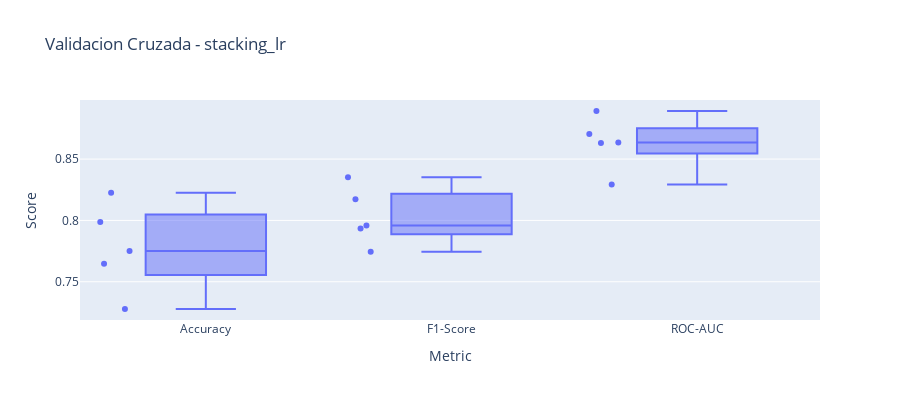

Notebook code for this chart:
### Code cell
# Visualizar los resultados de validacion cruzada
cv_data = {
    'Fold': list(range(1, 6)) * 3,
    'Score': list(cv_scores_accuracy) + list(cv_scores_f1) + list(cv_scores_roc_auc),
    'Metric': ['Accuracy'] * 5 + ['F1-Score'] * 5 + ['ROC-AUC'] * 5
}

cv_df = pd.DataFrame(cv_data)

fig = px.box(
    cv_df, 
    x='Metric', 
    y='Score',
    points='all',
    title=f"Validacion Cruzada - {best_ensemble_name}",
    height=400
)

fig.show()

print("La validacion cruzada muestra la consistencia del modelo en diferentes particiones de los datos.")

### Figure 1 — Plotly figure (JSON) as saved in the notebook; plotly's stock layout.template omitted (floating-point values rounded to 4 significant figures)
{"data": [{"alignmentgroup": "True", "boxpoints": "all", "hovertemplate": "Metric=%{x}<br>Score=%{y}<extra></extra>", "legendgroup": "", "marker": {"color": "#636efa"}, "name": "", "notched": false, "offsetgroup": "", "orientation": "v", "showlegend": false, "type": "box", "x": ["Accuracy", "Accuracy", "Accuracy", "Accuracy", "Accuracy", "F1-Score", "F1-Score", "F1-Score", "F1-Score", "F1-Score", "ROC-AUC", "ROC-AUC", "ROC-AUC", "ROC-AUC", "ROC-AUC"], "x0": " ", "xaxis": "x", "y": [0.7647, 0.7278, 0.7751, 0.7988, 0.8225, 0.7959, 0.7745, 0.7935, 0.8172, 0.8352, 0.8636, 0.8294, 0.863, 0.8892, 0.8704], "y0": " ", "yaxis": "y"}], "layout": {"boxmode": "group", "height": 400, "legend": {"tracegroupgap": 0}, "title": {"text": "Validacion Cruzada - stacking_lr"}, "xaxis": {"anchor": "y", "domain": [0, 1], "title": {"text": "Metric"}}, "yaxis": {"anchor": "x", "domain": [0, 1], "title": {"text": "Score"}}}}
